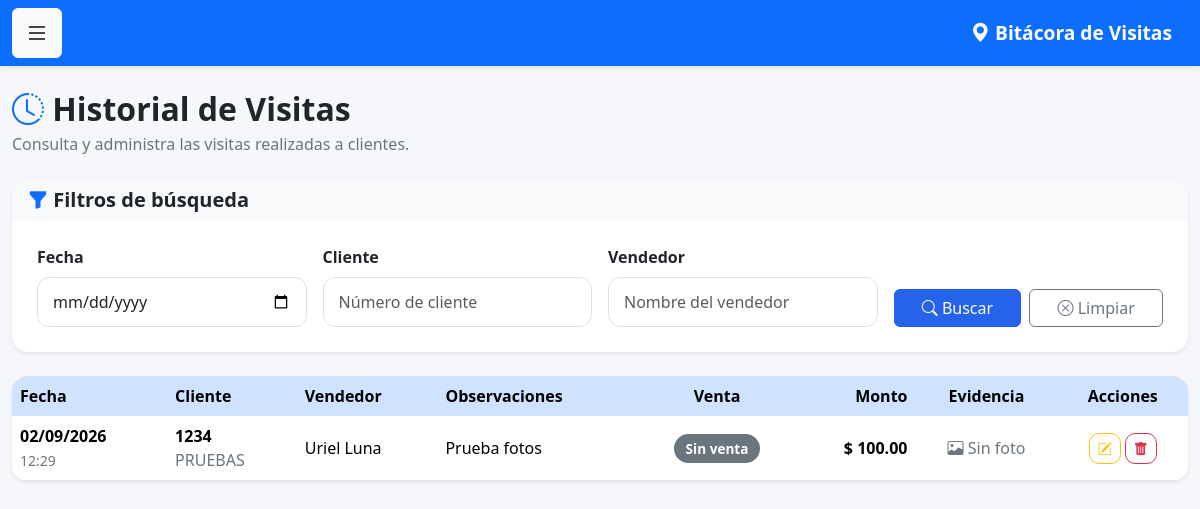
The page /historial_visitas (signed in) on the database its author committed.
### models.py (models this page shows)
class Visita(db.Model):
    __tablename__ = 'visitas'
    id = db.Column(
        db.Integer,
        primary_key=True
    )
    fecha = db.Column(
        db.DateTime,
        default=datetime.now
    )
    observaciones = db.Column(
        db.Text
    )
    venta_realizada = db.Column(
        db.Boolean,
        default=False
    )
    monto_venta = db.Column(
        db.Float,
        default=0
    )
    proxima_visita = db.Column(
        db.Date
    )
    cliente_id = db.Column(
        db.Integer,
        db.ForeignKey('clientes.id')
    )
    usuario_id = db.Column(
        db.Integer,
        db.ForeignKey('usuarios.id')
    )
    latitud = db.Column(
    db.String(50)
    )
    longitud = db.Column(
    db.String(50)
    )
    foto = db.Column(
    db.String(255)
    )
    cliente = db.relationship(
        'Cliente',
        backref='visitas'
    )
    usuario = db.relationship(
        'Usuario',
        backref='visitas'
    )

class Cliente(db.Model):
    __tablename__ = 'clientes'
    id = db.Column(
        db.Integer,
        primary_key=True
    )
    num_cliente = db.Column(
        db.String(20),
        unique=True,
        nullable=False
    )
    nombre = db.Column(
        db.String(150),
        nullable=False
    )
    grupo = db.Column(
        db.String(100)
    )
    canal = db.Column(
        db.String(100)
    )
    vendedor = db.Column(
        db.Integer
    )

class Usuario(UserMixin, db.Model):
    __tablename__ = 'usuarios'
    id = db.Column(db.Integer, primary_key=True)
    nombre = db.Column(db.String(100), nullable=False)
    correo = db.Column(db.String(120), unique=True, nullable=False)
    password = db.Column(db.String(500), nullable=False)
    rol = db.Column(db.String(20), default='vendedor')
    activo = db.Column(db.Boolean, default=True)

### app.py (the view)
@app.route('/historial_visitas')
@login_required
def historial_visitas():
    fecha = request.args.get('fecha', '')
    cliente = request.args.get('cliente', '')
    vendedor = request.args.get('vendedor', '')
    consulta = Visita.query
    if current_user.rol == 'vendedor':
        consulta = consulta.filter(
            Visita.usuario_id == current_user.id
        )
    if fecha:
        consulta = consulta.filter(
            db.func.date(Visita.fecha) == fecha
        )
    if cliente:
        consulta = consulta.join(Cliente).filter(
            Cliente.num_cliente.contains(cliente)
        )
    if (
        vendedor and
        current_user.rol in ['admin', 'supervisor']
    ):
        consulta = consulta.join(Usuario).filter(
            Usuario.nombre.contains(vendedor)
        )
    visitas = consulta.order_by(
        Visita.fecha.desc()
    ).all()
    return render_template(
        'historial_visitas.html',
        visitas=visitas
    )

### app.py (called while the page is built)
@login_manager.user_loader
def load_user(user_id):
    return Usuario.query.get(int(user_id))

### templates/historial_visitas.html (shortened to what this page needs)
{% extends 'base.html' %}
{% block contenido %}
<div class="d-flex justify-content-between align-items-center mb-4">
    <div>
        <h2 class="fw-bold mb-1">
            <i class="bi bi-clock-history text-primary"></i>
            Historial de Visitas
        </h2>
        <p class="text-muted mb-0">
            Consulta y administra las visitas realizadas a clientes.
        </p>
    </div>
</div>
<div class="card shadow-sm border-0 rounded-4 mb-4">
    <div class="card-header bg-light">
        <h5 class="mb-0">
            <i class="bi bi-funnel-fill text-primary"></i>
            Filtros de búsqueda
        </h5>
    </div>
    <div class="card-body">
        <form method="GET">
            <div class="row g-3">
                <div class="col-lg-3">
                    <label class="form-label fw-semibold">
                        Fecha
                    </label>
                    <input
                        type="date"
                        name="fecha"
                        class="form-control"
                        value="{{ request.args.get('fecha','') }}">
                </div>
                <div class="col-lg-3">
                    <label class="form-label fw-semibold">
                        Cliente
                    </label>
                    <input
                        type="text"
                        name="cliente"
                        class="form-control"
                        placeholder="Número de cliente"
                        value="{{ request.args.get('cliente','') }}">
                </div>
                {% if current_user.rol == 'admin' %}
                <div class="col-lg-3">
                    <label class="form-label fw-semibold">
                        Vendedor
                    </label>
                    <input
                        type="text"
                        name="vendedor"
                        class="form-control"
                        placeholder="Nombre del vendedor"
                        value="{{ request.args.get('vendedor','') }}">
                </div>
                {% endif %}
                <div class="col-lg-3 d-flex align-items-end gap-2">
                    <button class="btn btn-primary flex-fill">
                        <i class="bi bi-search"></i>
                        Buscar
                    </button>
                    <a href="{{ url_for('historial_visitas') }}"
                       class="btn btn-outline-secondary flex-fill">
                        <i class="bi bi-x-circle"></i>
                        Limpiar
                    </a>
                </div>
            </div>
        </form>
    </div>
</div>
<div class="card shadow-sm border-0 rounded-4">
<div class="table-responsive">
<table class="table table-hover align-middle mb-0">
<thead class="table-primary">
<tr>
<th>Fecha</th>
<th>Cliente</th>
<th>Vendedor</th>
<th>Observaciones</th>
<th class="text-center">Venta</th>
<th class="text-end">Monto</th>
<th class="text-center">Evidencia</th>
<th class="text-center">Acciones</th>
</tr>
</thead>
<tbody>
{% for visita in visitas %}
<tr>
<td>
<span class="fw-semibold">
{{ visita.fecha.strftime('%d/%m/%Y') }}
</span>
<br>
<small class="text-muted">
{{ visita.fecha.strftime('%H:%M') }}
</small>
</td>
<td>
<strong>
{{ visita.cliente.num_cliente }}
</strong>
<br>
<span class="text-muted">
{{ visita.cliente.nombre }}
</span>
</td>
<td>
<div class="d-flex align-items-center gap-2">
    <span>
        {{ visita.usuario.nombre }}
    </span>
</div>
</td>
<td>
{% if visita.observaciones %}
{{ visita.observaciones }}
{% else %}
<span class="text-muted">
Sin observaciones
</span>
{% endif %}
</td>
<td class="text-center">
{% if visita.venta_realizada %}
<span class="badge bg-success">
<i class="bi bi-check-circle"></i>
Venta
</span>
{% else %}
<span class="badge bg-secondary">
Sin venta
</span>
{% endif %}
</td>
<td class="text-end fw-bold">
$ {{ "%.2f"|format(visita.monto_venta or 0) }}
</td>
<td class="text-center">
{% if visita.foto %}
<button
class="btn btn-outline-primary btn-sm"
data-bs-toggle="modal"
data-bs-target="#modalFoto{{ visita.id }}">
<i class="bi bi-image-fill"></i>
Ver
</button>
<div class="modal fade"
id="modalFoto{{ visita.id }}"
tabindex="-1">
<div class="modal-dialog modal-lg modal-dialog-centered">
<div class="modal-content">
<div class="modal-header">
<h5 class="modal-title">
Evidencia de visita
</h5>
<button
class="btn-close"
data-bs-dismiss="modal">
</button>
</div>
<div class="modal-body text-center">
<img
src="{{ visita.foto }}"
class="img-fluid rounded-4">
</div>
</div>
</div>
</div>
{% else %}
<span class="text-muted">
<i class="bi bi-image"></i>
Sin foto
</span>
{% endif %}
</td>
<td class="text-center">
<a href="/visita/editar/{{ visita.id }}"
class="btn btn-outline-warning btn-sm"
title="Editar">
<i class="bi bi-pencil-square"></i>
</a>
{% if current_user.rol == 'admin' %}
<a href="/visita/eliminar/{{ visita.id }}"
class="btn btn-outline-danger btn-sm"
onclick="return confirm('¿Eliminar esta visita?');"
title="Eliminar">
<i class="bi bi-trash-fill"></i>
</a>
{% endif %}
</td>
</tr>
{% endfor %}
</tbody>
</table>
</div>
</div>
{% endblock %}

### static/css/style.css (style rules this page uses)
body { background: #f5f7fb; font-family: "Segoe UI", Roboto, Helvetica, Arial, sans-serif; color: #212529; }
h1, h2, h3, h4, h5 { font-weight: 700; }
.text-muted { color: #6c757d !important; }
.card { border: none; border-radius: 18px; overflow: hidden; box-shadow: 0 6px 18px rgba(0,0,0,.08); }
.card-header { border: none; }
.card-body { padding: 25px; }
.form-label { margin-bottom:8px; }
.form-control, .form-select { border-radius:12px; padding:12px 15px; border:1px solid #dee2e6; transition:.25s; }
.btn { transition:.25s; }
.btn-primary { background:#2563eb; border-color:#2563eb; }
.table { margin-bottom:0; }
.table thead th { font-weight:600; border:none; }
.table-hover tbody tr { transition:.25s; }
.table td, .table th { vertical-align:middle; }
.badge { padding:8px 12px; border-radius:20px; font-size:.85rem; }
.btn-sm { border-radius:10px; }
.table td { max-width:250px; }
.table td:nth-child(4) { white-space:normal; }

### rows shown on the page
Visita: fecha "02/09/2026", fecha "12:29", cliente.num_cliente "1234", cliente.nombre "PRUEBAS", usuario.nombre "Uriel Luna", observaciones "Prueba fotos", venta_realizada "Sin venta", monto_venta "100.00", shows "Sin foto"
